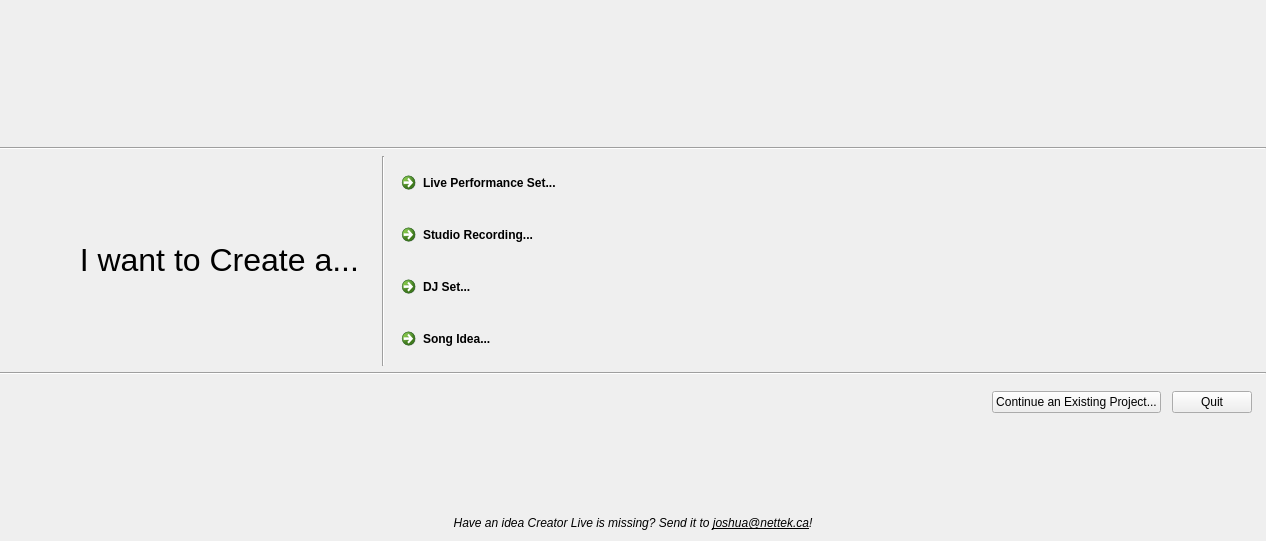
<?xml version="1.0" encoding="UTF-8"?>
<ui version="4.0">
 <class>IntroWizard</class>
 <widget class="QWidget" name="IntroWizard">
  <property name="geometry">
   <rect>
    <x>0</x>
    <y>0</y>
    <width>1266</width>
    <height>541</height>
   </rect>
  </property>
  <property name="windowTitle">
   <string>Form</string>
  </property>
  <layout class="QGridLayout" name="gridLayout">
   <property name="leftMargin">
    <number>0</number>
   </property>
   <property name="rightMargin">
    <number>0</number>
   </property>
   <property name="horizontalSpacing">
    <number>0</number>
   </property>
   <item row="3" column="6" rowspan="2" colspan="2">
    <widget class="QFrame" name="Bframe">
     <property name="minimumSize">
      <size>
       <width>500</width>
       <height>80</height>
      </size>
     </property>
     <property name="maximumSize">
      <size>
       <width>500</width>
       <height>16777215</height>
      </size>
     </property>
     <layout class="QVBoxLayout" name="verticalLayout_2">
      <item>
       <widget class="QCommandLinkButton" name="commandLinkButton_live">
        <property name="sizePolicy">
         <sizepolicy hsizetype="Expanding" vsizetype="Preferred">
          <horstretch>0</horstretch>
          <verstretch>0</verstretch>
         </sizepolicy>
        </property>
        <property name="text">
         <string>Live Performance Set...</string>
        </property>
       </widget>
      </item>
      <item>
       <spacer name="verticalSpacer">
        <property name="orientation">
         <enum>Qt::Vertical</enum>
        </property>
        <property name="sizeType">
         <enum>QSizePolicy::Fixed</enum>
        </property>
        <property name="sizeHint" stdset="0">
         <size>
          <width>20</width>
          <height>10</height>
         </size>
        </property>
       </spacer>
      </item>
      <item>
       <widget class="QCommandLinkButton" name="commandLinkButton_2">
        <property name="text">
         <string>Studio Recording...</string>
        </property>
       </widget>
      </item>
      <item>
       <spacer name="verticalSpacer_2">
        <property name="orientation">
         <enum>Qt::Vertical</enum>
        </property>
        <property name="sizeType">
         <enum>QSizePolicy::Fixed</enum>
        </property>
        <property name="sizeHint" stdset="0">
         <size>
          <width>20</width>
          <height>10</height>
         </size>
        </property>
       </spacer>
      </item>
      <item>
       <widget class="QCommandLinkButton" name="commandLinkButton_3">
        <property name="text">
         <string>DJ Set...</string>
        </property>
       </widget>
      </item>
      <item>
       <spacer name="verticalSpacer_3">
        <property name="orientation">
         <enum>Qt::Vertical</enum>
        </property>
        <property name="sizeType">
         <enum>QSizePolicy::Fixed</enum>
        </property>
        <property name="sizeHint" stdset="0">
         <size>
          <width>20</width>
          <height>10</height>
         </size>
        </property>
       </spacer>
      </item>
      <item>
       <widget class="QCommandLinkButton" name="commandLinkButton_4">
        <property name="text">
         <string>Song Idea...</string>
        </property>
       </widget>
      </item>
     </layout>
    </widget>
   </item>
   <item row="7" column="7">
    <spacer name="verticalSpacer_6">
     <property name="orientation">
      <enum>Qt::Vertical</enum>
     </property>
     <property name="sizeHint" stdset="0">
      <size>
       <width>20</width>
       <height>40</height>
      </size>
     </property>
    </spacer>
   </item>
   <item row="2" column="0" colspan="9">
    <widget class="Line" name="line">
     <property name="orientation">
      <enum>Qt::Horizontal</enum>
     </property>
    </widget>
   </item>
   <item row="1" column="7">
    <widget class="QWidget" name="widget" native="true">
     <property name="sizePolicy">
      <sizepolicy hsizetype="Preferred" vsizetype="Fixed">
       <horstretch>0</horstretch>
       <verstretch>0</verstretch>
      </sizepolicy>
     </property>
     <property name="minimumSize">
      <size>
       <width>0</width>
       <height>42</height>
      </size>
     </property>
     <property name="maximumSize">
      <size>
       <width>16777215</width>
       <height>42</height>
      </size>
     </property>
    </widget>
   </item>
   <item row="6" column="0" colspan="9">
    <widget class="QWidget" name="horizontalWidget" native="true">
     <property name="sizePolicy">
      <sizepolicy hsizetype="Preferred" vsizetype="Fixed">
       <horstretch>0</horstretch>
       <verstretch>0</verstretch>
      </sizepolicy>
     </property>
     <property name="minimumSize">
      <size>
       <width>0</width>
       <height>42</height>
      </size>
     </property>
     <property name="maximumSize">
      <size>
       <width>16777215</width>
       <height>42</height>
      </size>
     </property>
     <layout class="QHBoxLayout" name="horizontalLayout">
      <item>
       <spacer name="horizontalSpacer">
        <property name="orientation">
         <enum>Qt::Horizontal</enum>
        </property>
        <property name="sizeHint" stdset="0">
         <size>
          <width>40</width>
          <height>20</height>
         </size>
        </property>
       </spacer>
      </item>
      <item>
       <widget class="QPushButton" name="pushButton">
        <property name="text">
         <string>Continue an Existing Project...</string>
        </property>
       </widget>
      </item>
      <item>
       <spacer name="horizontalSpacer_3">
        <property name="orientation">
         <enum>Qt::Horizontal</enum>
        </property>
        <property name="sizeType">
         <enum>QSizePolicy::Fixed</enum>
        </property>
        <property name="sizeHint" stdset="0">
         <size>
          <width>5</width>
          <height>20</height>
         </size>
        </property>
       </spacer>
      </item>
      <item>
       <widget class="QPushButton" name="pushButton_quit">
        <property name="text">
         <string>Quit</string>
        </property>
       </widget>
      </item>
      <item>
       <spacer name="horizontalSpacer_2">
        <property name="orientation">
         <enum>Qt::Horizontal</enum>
        </property>
        <property name="sizeType">
         <enum>QSizePolicy::Fixed</enum>
        </property>
        <property name="sizeHint" stdset="0">
         <size>
          <width>5</width>
          <height>20</height>
         </size>
        </property>
       </spacer>
      </item>
     </layout>
    </widget>
   </item>
   <item row="3" column="8" rowspan="2">
    <widget class="QFrame" name="CFrame">
     <property name="sizePolicy">
      <sizepolicy hsizetype="Expanding" vsizetype="Preferred">
       <horstretch>0</horstretch>
       <verstretch>0</verstretch>
      </sizepolicy>
     </property>
     <property name="frameShape">
      <enum>QFrame::NoFrame</enum>
     </property>
     <property name="frameShadow">
      <enum>QFrame::Plain</enum>
     </property>
    </widget>
   </item>
   <item row="8" column="0" colspan="9">
    <widget class="QLabel" name="label_6">
     <property name="text">
      <string>&lt;html&gt;&lt;head/&gt;&lt;body&gt;&lt;p&gt;&lt;span style=&quot; font-style:italic;&quot;&gt;Have an idea Creator Live is missing? Send it to &lt;/span&gt;&lt;span style=&quot; font-style:italic; text-decoration: underline;&quot;&gt;joshua@nettek.ca&lt;/span&gt;&lt;span style=&quot; font-style:italic;&quot;&gt;!&lt;/span&gt;&lt;/p&gt;&lt;/body&gt;&lt;/html&gt;</string>
     </property>
     <property name="alignment">
      <set>Qt::AlignCenter</set>
     </property>
    </widget>
   </item>
   <item row="5" column="0" colspan="9">
    <widget class="Line" name="line_2">
     <property name="orientation">
      <enum>Qt::Horizontal</enum>
     </property>
    </widget>
   </item>
   <item row="3" column="3" rowspan="2">
    <widget class="QWidget" name="widget_2" native="true">
     <property name="minimumSize">
      <size>
       <width>20</width>
       <height>0</height>
      </size>
     </property>
     <layout class="QVBoxLayout" name="verticalLayout">
      <item>
       <spacer name="verticalSpacer_4">
        <property name="orientation">
         <enum>Qt::Vertical</enum>
        </property>
        <property name="sizeHint" stdset="0">
         <size>
          <width>20</width>
          <height>0</height>
         </size>
        </property>
       </spacer>
      </item>
      <item>
       <widget class="QLabel" name="Alabel_create">
        <property name="sizePolicy">
         <sizepolicy hsizetype="Expanding" vsizetype="Preferred">
          <horstretch>0</horstretch>
          <verstretch>0</verstretch>
         </sizepolicy>
        </property>
        <property name="minimumSize">
         <size>
          <width>0</width>
          <height>38</height>
         </size>
        </property>
        <property name="maximumSize">
         <size>
          <width>16777215</width>
          <height>38</height>
         </size>
        </property>
        <property name="styleSheet">
         <string notr="true">* {
   margin-right: 11px;
}</string>
        </property>
        <property name="text">
         <string>&lt;html&gt;&lt;head/&gt;&lt;body&gt;&lt;p&gt;&lt;span style=&quot; font-size:24pt;&quot;&gt;I want to Create a...&lt;/span&gt;&lt;/p&gt;&lt;/body&gt;&lt;/html&gt;</string>
        </property>
        <property name="alignment">
         <set>Qt::AlignRight|Qt::AlignTrailing|Qt::AlignVCenter</set>
        </property>
       </widget>
      </item>
      <item>
       <spacer name="verticalSpacer_7">
        <property name="orientation">
         <enum>Qt::Vertical</enum>
        </property>
        <property name="sizeHint" stdset="0">
         <size>
          <width>20</width>
          <height>0</height>
         </size>
        </property>
       </spacer>
      </item>
     </layout>
    </widget>
   </item>
   <item row="0" column="7">
    <spacer name="verticalSpacer_5">
     <property name="orientation">
      <enum>Qt::Vertical</enum>
     </property>
     <property name="sizeHint" stdset="0">
      <size>
       <width>20</width>
       <height>40</height>
      </size>
     </property>
    </spacer>
   </item>
   <item row="3" column="5" rowspan="2">
    <widget class="Line" name="line_3">
     <property name="orientation">
      <enum>Qt::Vertical</enum>
     </property>
    </widget>
   </item>
  </layout>
 </widget>
 <resources/>
 <connections/>
</ui>
